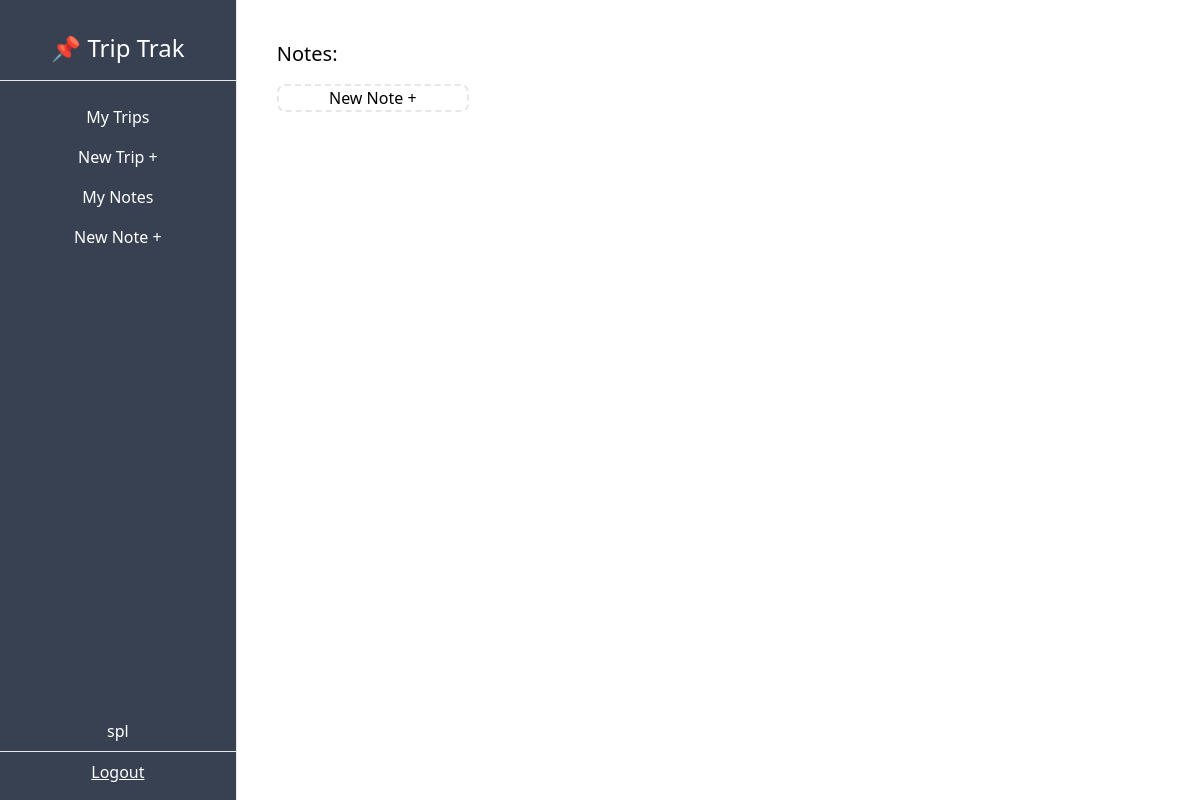
The app's page /dashboard/note/ (signed in), older data.
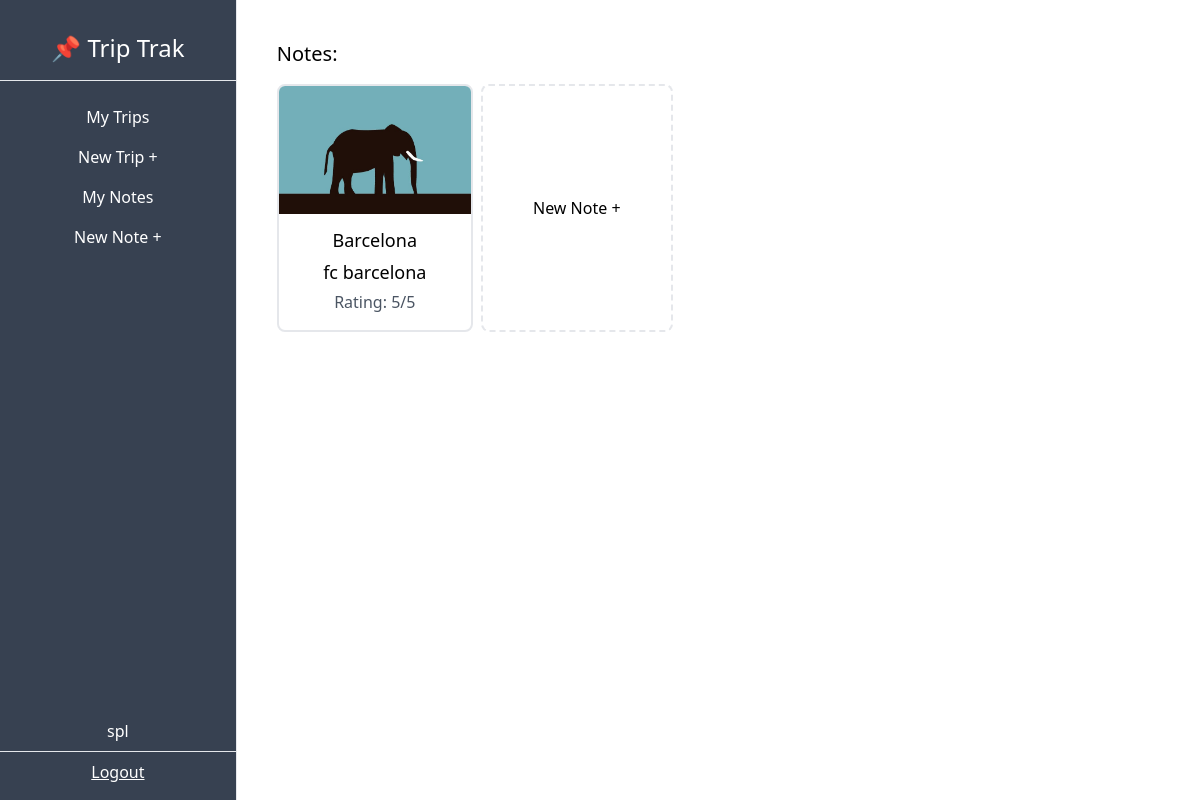
The same page, newer data.
### trips/models.py (models this page shows, shortened)
class Note(models.Model):
    EXCURSIONS = (
        ('event', 'Event'),
        ('dining', 'Dining'),
        ('experience', 'Experience'),
        ('general', 'General'),
    )
    trip = models.ForeignKey(Trip, on_delete=models.CASCADE, related_name='notes')
    name = models.CharField(max_length=100)
    description = models.TextField()
    type = models.CharField(max_length=100, choices=EXCURSIONS)
    img = models.ImageField(upload_to='notes', blank=True, null=True)
    rating = models.PositiveSmallIntegerField(default=1, validators=[MaxValueValidator(5)])

class Trip(models.Model):
    city = models.CharField(max_length=50)
    country = models.CharField(max_length=2) # we use country codes
    start_date = models.DateField(blank=True, null=True)
    end_date = models.DateField(blank=True, null=True)
    owner = models.ForeignKey(User, on_delete=models.CASCADE, related_name='trips')

### trips/views.py (the view)
# urls.py: path('dashboard/note/', NoteListView.as_view(), name='note-list'),
class NoteListView(ListView):
    model = Note
    template_name='trip/note_list.html'
    def get_queryset(self):
        queryset = Note.objects.filter(trip__owner=self.request.user)
        return queryset

### trips/templates/trip/note_list.html
{% extends 'trip/base.html' %}
{% block content %}
<h3 class="text-xl pb-4">Notes:</h3>
<div class="flex gap-2 flex-wrap">
    {% for note in object_list %}
    <a href="{% url 'note-detail' note.pk %}">
        <div class="border-2 rounded-lg pb-4 hover:shadow">
            <img class="w-48 h-32 object-cover overflow-hidden rounded-t-md" src="{{note.img.url}}" alt="{{note.name}}">
            <p class="text-center mt-3 text-lg">{{note.trip.city}}</p>
            <p class="text-center mt-1 text-lg">{{note.name}}</p>
            <p class="text-center mt-1 text-gray-600">Rating: {{note.rating}}/5</p>
        </div>
    </a>
    {% endfor %}
    <a href="{% url 'note-create' %}">
        <div class="border-2 border-dashed rounded-lg hover:shadow w-48 h-full flex justify-center items-center">
            <p class="">New Note +</p>
        </div>
    </a>
</div>
{% endblock content %}

### trips/templates/trip/base.html (shortened to what this page needs)
<!DOCTYPE html>
<html lang="en">
<head>
    <script src="https://cdn.tailwindcss.com"></script>
</head>
<body>
    <div class="flex-col md:flex-row flex h-screen">
        <div
            class="md:h-screen bg-gray-700 text-white w-full md:w-1/4 md:max-w-xs py-2 md:pt-8 md:pb-2 flex flex-col items-center justify-start border-r">
            <div class="border-b w-full text-center pb-4 text-2xl">
                <h1>📌 Trip Trak</h1>
            </div>
            <div class="pt-4 w-full text-center">
                <ul class="flex md:flex-col justify-around px-2 md:px-0 pb-2 md:pb-0">
                    <a href="{% url 'trip-list' %}">
                        <li class="py-2 px-3 md:px-0 hover:bg-gray-600 hover:cursor-pointer">My Trips</li>
                    </a>
                    <a href="{% url 'trip-create' %}">
                        <li class="py-2 px-3 md:px-0 hover:bg-gray-600 hover:cursor-pointer">New Trip +</li>
                    </a>
                    <a href="{% url 'note-list' %}">
                        <li class="py-2 px-3 md:px-0 hover:bg-gray-600 hover:cursor-pointer">My Notes</li>
                    </a>
                    <a href="{% url 'note-create' %}">
                        <li class="py-2 px-3 md:px-0 hover:bg-gray-600 hover:cursor-pointer">New Note +</li>
                    </a>
                </ul>
            </div>
            <div class="mt-auto w-full text-center flex md:flex-col justify-evenly py-2 md:pt-0">
                <p class="">{{user.username}}</p>
                <hr class="my-2">
                <a class="underline" href="{% url 'logout' %}">
                    Logout
                </a>
            </div>
        </div>
        <div class="w-full md:w-full p-10 overflow-auto">
            {% block content %}
            {% endblock content %}
        </div>
    </div>
</body>
</html>

Row changes from the older to the newer data that the page shows:
added Note: img (picture), trip.city "Barcelona", name "fc barcelona", rating "5"
